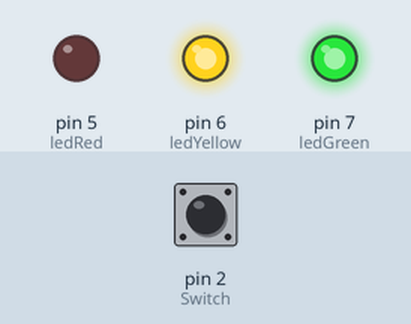
The sketch below on a simulated Arduino Uno, built with avr-gcc and run on an emulated ATmega328P. Parts: output pins drawn as LEDs (lit = HIGH). The test bench sets the inputs (shaded band); at power-on: pin 2 (Switch) HIGH.

Above: at 0.1 s.
At 1.1 s:
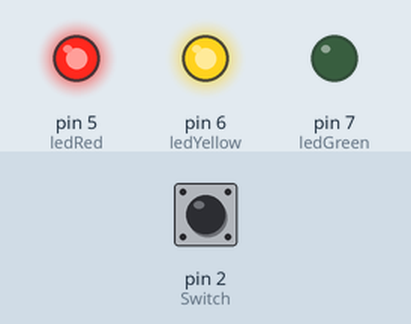
At 2.7 s:
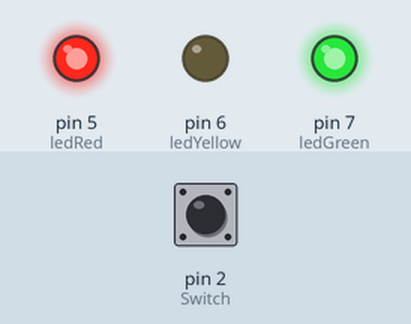
Timing chart, 0 to 3.0 s (numbered marks = the images above):
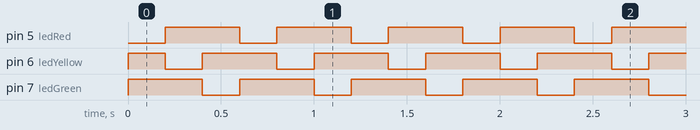

Measured:
- by itself, pin 5 (ledRed), pin 6 (ledYellow), pin 7 (ledGreen): alternates HIGH for 0.40 s and LOW for 0.20 s
- by itself, everything shown: repeats every 0.60 s, in 3 steps

The sketch:

lab2p2.ino
```cpp
/* Lab2p2
 *
 * Jean-Luc Major
 * ECET 130-2, Fall 2016
 *
 * This program will add functionality to last weeks lab.
 * Pin 2 will read a LOW signal when the switch is activated.
 * While pin 2 is activated, lights will flash from left to
 * right at 200m/s. While switch inactive (not pressed), lights
 * will flash from right to left.
 */

 // Pin 7 wired to Green LED, Pin 6 to Red, and 5 to Yellow
 int ledGreen = 7;
 int ledYellow = 6;
 int ledRed = 5;

// setup will run once
void setup() {
  pinMode(ledGreen, OUTPUT);
  pinMode(ledRed, OUTPUT);
  pinMode(ledYellow, OUTPUT);

  // starts the LED's with HIGH, ensuring that they are off when program starts
  digitalWrite(ledGreen, HIGH);
  digitalWrite(ledYellow, HIGH);
  digitalWrite(ledRed, HIGH);
}

// the loop routine will run an infinite amount of times
void loop() {
  while (digitalRead(2)== LOW){    // Switch pressed
    digitalWrite(ledGreen, LOW);   // turn Green on unsing high volt
    delay(200);                    // wait 1/5 second
    digitalWrite(ledGreen, HIGH);  // turn Green off

    digitalWrite(ledYellow,LOW);   // yellow on
    delay(200);                    // wait 1/5 second
    digitalWrite(ledYellow, HIGH); // yellow off

    digitalWrite(ledRed, LOW);     // red on
    delay(200);                    // wait 1/5 second
    digitalWrite(ledRed, HIGH);    // red off
  }
  while (digitalRead(2)== HIGH){   // Switch not pressed
    digitalWrite(ledRed, LOW);     // turn Red on unsing high volt
    delay(200);                    // wait 1/5 second
    digitalWrite(ledRed, HIGH);    // turn Red off

    digitalWrite(ledYellow,LOW);   // yellow on
    delay(200);                    // wait 1/5 second
    digitalWrite(ledYellow, HIGH); // yellow off

    digitalWrite(ledGreen, LOW);   // green on
    delay(200);                    // wait 1/5 second
    digitalWrite(ledGreen, HIGH);  // green off
  }
}
```
